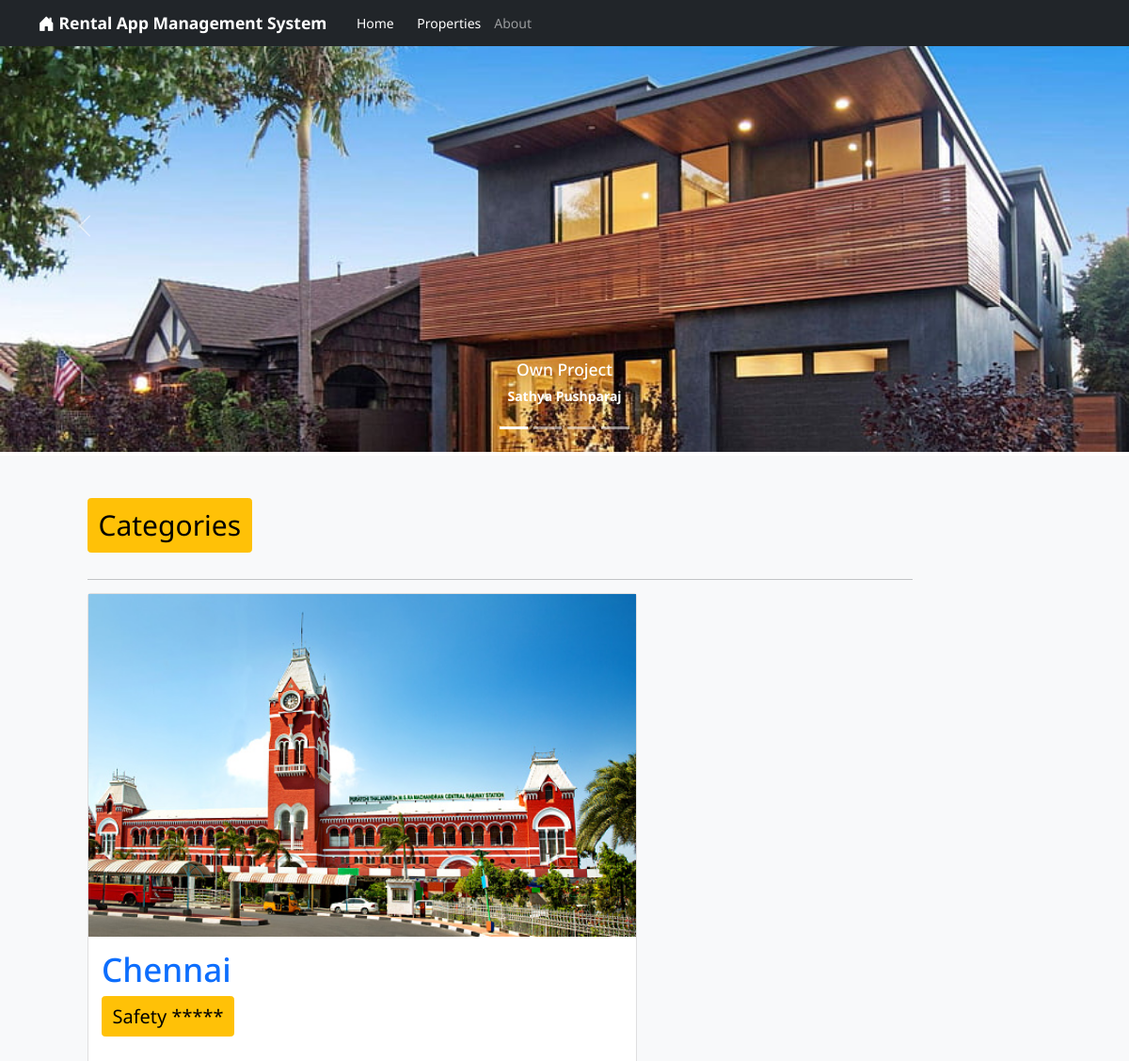
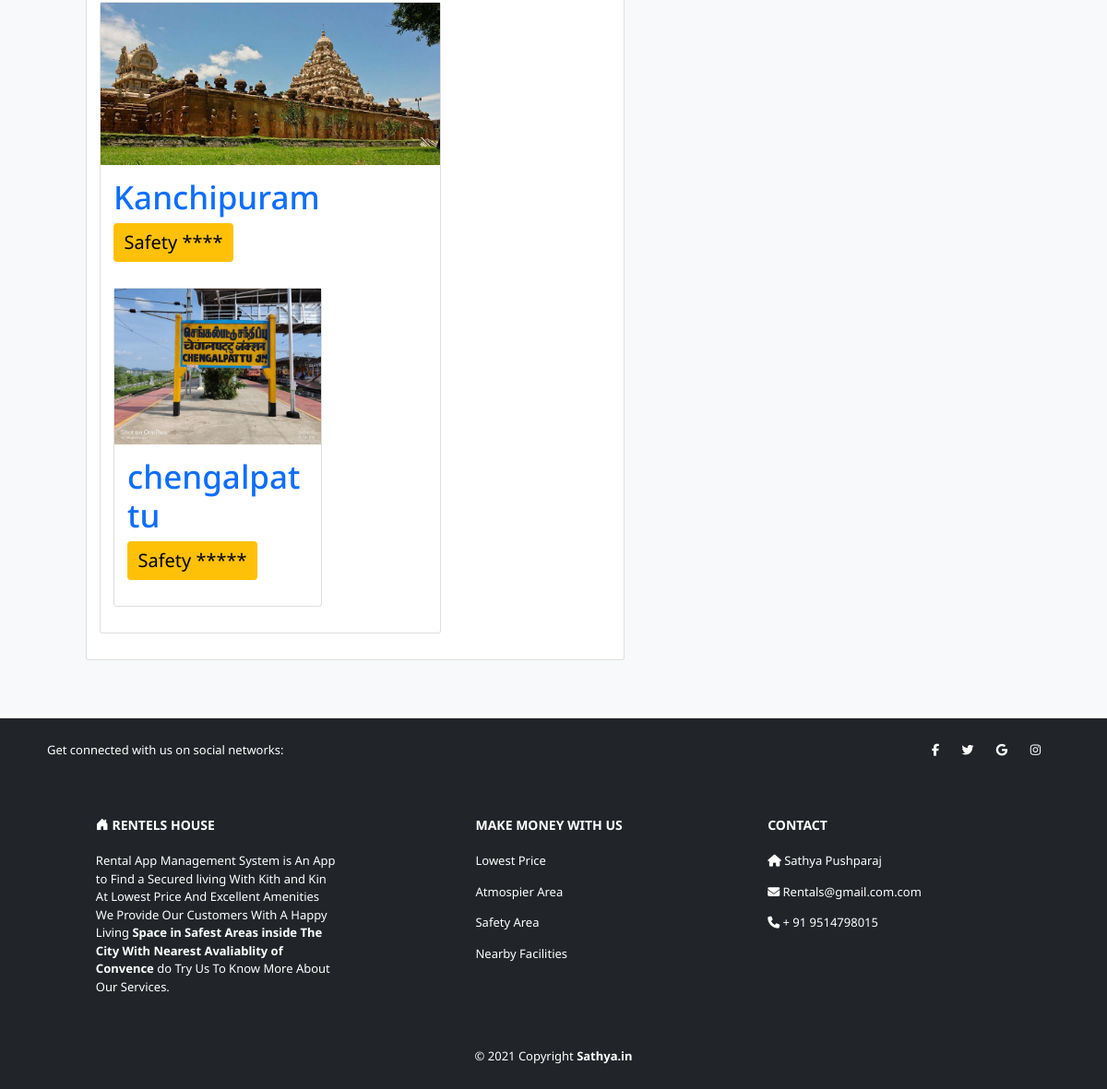
The page / on the database its author committed (2 pictures, top to bottom).
### rentapp/models.py (models this page shows, shortened)
class House(models.Model):
    name = models.CharField(max_length=150, null=False, blank=False)
    image = models.ImageField(upload_to=getFileName, null=True, blank=True)
    safety = models.TextField(max_length=600, null=True, blank=True)
    created_at = models.DateTimeField(auto_now=True)

### rentapp/views.py (the view)
# urls.py: path('',views.home,name='main'),
def home(request):
    test = House.objects.all()
    return render(request, "index.html", {"test": test})

### rentapp/templates/index.html (shortened to what this page needs)
{% extends 'layout/main.html' %}
{% block content %}
{% include 'inc/slider.html' %}
<head>
</head>
<section class="bg-light py-1 my-1">
    <div class="container">
        <div class="row m-4">
            <div class="col-md-10 m-4">
                <p style="font-size: 30px;" class="btn btn-warning">Categories </p>
                <hr style="border-colur: orange;">
            {% for item in test %}
                <div class="col-md-8 col-lg-0">
                    <div class="card my-3">
                        <img src="{{item.image.url}}" class="card-image-top" alt="House-image">
                        <div class="card-body">
                            <h1 class="card-title text-primary">{{item.name}}</h1>
                            <p style="font-size: 20px;" class="btn btn-warning"> Safety {{item.safety}}</p><br>
                            {% endfor %}
                        </div>
                        </div>
                    </div>
                </div>
    </div>
    </div>
</section>
{% endblock content %}

### rentapp/static/css/style.css (style rules this page uses)
html { font-size: 14px; }
body { font-family: 'Noto Sans',sans-serif; }

### rows shown on the page
House: image (picture), name "Chennai", safety "*****"
House: image (picture), name "Kanchipuram", safety "****"
House: image (picture), name "chengalpattu", safety "*****"
